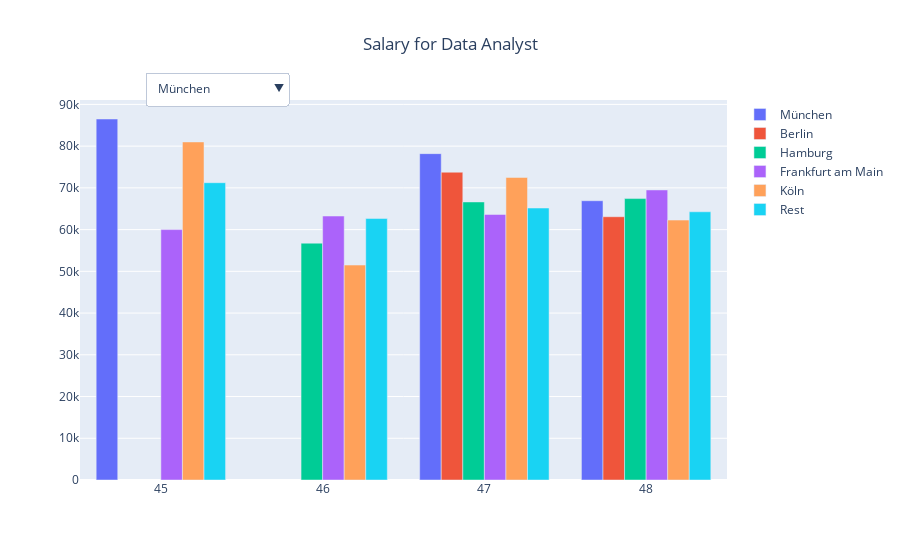

Write notebook code for a chart like this one.
### Code cell
import pandas as pd
import plotly.graph_objects as go

# Convert 'week' to integer
df['week'] = df['week'].astype(int)

# Get the top 5 most frequent locations
top_locations = df['location'].value_counts().nlargest(5).index

# Add an 'All' option to the locations
locations = list(top_locations) + ['Rest']

# Create a figure
fig = go.Figure()

# Add traces for each location
for location in locations:
    if location == 'Rest':
        df_filtered = df
    else:
        df_filtered = df[df['location'] == location]
    
    # Filter the DataFrame based on job title, week, and salary_avg
    df_filtered = df_filtered[(df_filtered['job_title'].str.contains('analyst|analytics', case=False, na=False)) & 
                               (df_filtered['week'].between(45, 48)) & 
                               (df_filtered['salary_avg'].notnull())]
    
    # Group by 'week' and calculate the average of 'salary_avg'
    avg_salary = df_filtered.groupby('week')['salary_avg'].mean()

    # Convert 'week' back to integer
    avg_salary.index = avg_salary.index.astype(int)

    # Add a bar for the location
    fig.add_trace(go.Bar(x=avg_salary.index, y=avg_salary.values, name=location))

# Add a dropdown menu and title to the figure
fig.update_layout(
    title='Salary for Data Analyst',
    title_x=0.5,  # This centers the title
    updatemenus=[
        go.layout.Updatemenu(
            buttons=list([
                dict(
                    args=[{"visible": [location == loc for loc in locations]}],
                    label=location,
                    method="update"
                ) for location in locations
            ]),
            direction="down",
            pad={"r": 10, "t": 10},
            showactive=True,
            x=0.1,
            xanchor="left",
            y=1.1,
            yanchor="top"
        ),
    ]
)

# Show the plot
fig.show()

### Figure 1 — Plotly figure (JSON) as saved in the notebook; plotly's stock layout.template omitted (floating-point values rounded to 4 significant figures)
{"data": [{"name": "München", "type": "bar", "x": [45, 47, 48], "y": [86500, 78200, 66920.0]}, {"name": "Berlin", "type": "bar", "x": [47, 48], "y": [73750, 63080.0]}, {"name": "Hamburg", "type": "bar", "x": [46, 47, 48], "y": [56750, 66625, 67430.0]}, {"name": "Frankfurt am Main", "type": "bar", "x": [45, 46, 47, 48], "y": [60000, 63250, 63625, 69500]}, {"name": "Köln", "type": "bar", "x": [45, 46, 47, 48], "y": [81000, 51500, 72500, 62280.0]}, {"name": "Rest", "type": "bar", "x": [45, 46, 47, 48], "y": [71230.0, 62650.0, 65170.0, 64270.0]}], "layout": {"title": {"text": "Salary for Data Analyst", "x": 0.5}, "updatemenus": [{"buttons": [{"args": [{"visible": [true, false, false, false, false, false]}], "label": "München", "method": "update"}, {"args": [{"visible": [false, true, false, false, false, false]}], "label": "Berlin", "method": "update"}, {"args": [{"visible": [false, false, true, false, false, false]}], "label": "Hamburg", "method": "update"}, {"args": [{"visible": [false, false, false, true, false, false]}], "label": "Frankfurt am Main", "method": "update"}, {"args": [{"visible": [false, false, false, false, true, false]}], "label": "Köln", "method": "update"}, {"args": [{"visible": [false, false, false, false, false, true]}], "label": "Rest", "method": "update"}], "direction": "down", "pad": {"r": 10, "t": 10}, "showactive": true, "x": 0.1, "xanchor": "left", "y": 1.1, "yanchor": "top"}]}}
